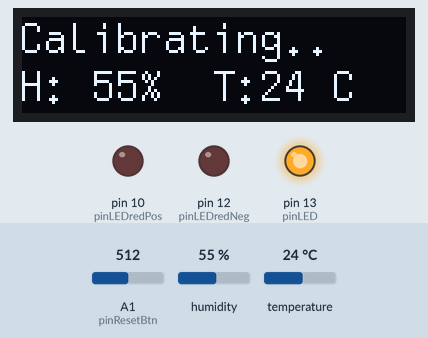
This sketch was run on a simulated Arduino Uno, built with avr-gcc and run on an emulated ATmega328P. Shown: 128×32 one-colour display, output pins drawn as LEDs (lit = HIGH). Inputs (shaded band) come from the test bench; at power-on: A1 (pinResetBtn) = 512, humidity 55 %, temperature 24 °C. What the sketch prints to the serial monitor is not drawn.

Above: at 12.3 s.
12.4 s: A1 (pinResetBtn) set to 486
At 23.5 s:
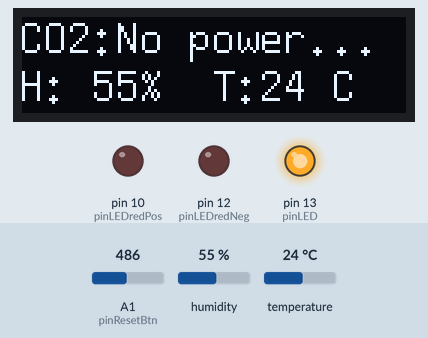
23.8 s: humidity set to 22 %
At 34.5 s:
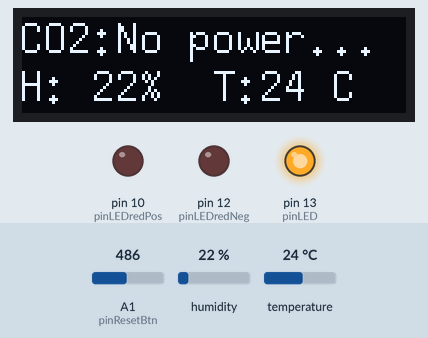
34.8 s: temperature set to 12 °C
At 45.3 s:
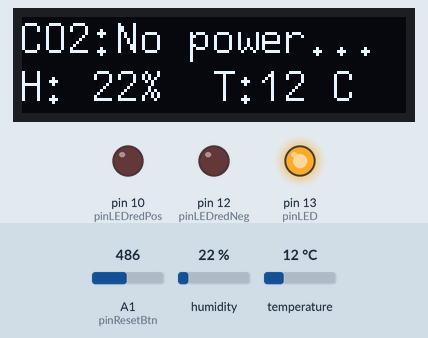
45.9 s: A1 (pinResetBtn) set to 511
At 55.2 s:
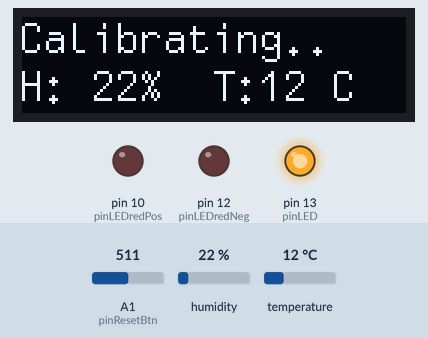
55.9 s: humidity set to 40 %
At 65.1 s:
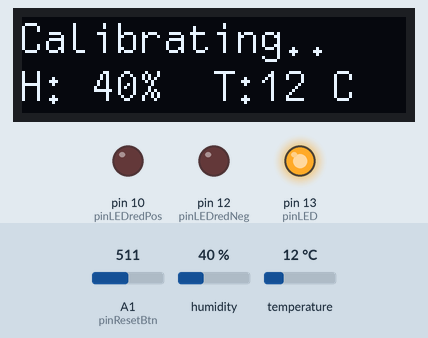
66.0 s: temperature set to 19 °C
At 75.1 s:
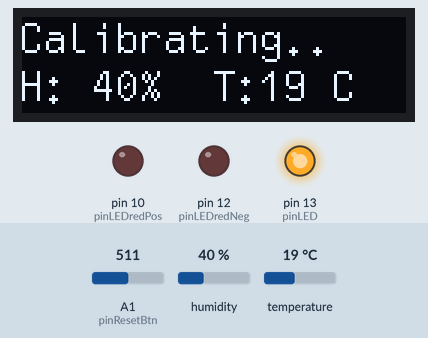
Timing chart, 0 to 76.6 s (numbered marks = the images above; inputs shaded):
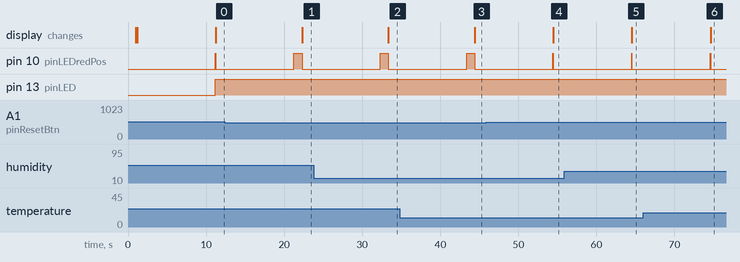

The sketch:

CO2indicator.ino
```cpp
#include <SoftwareSerial.h>
#include <Wire.h>

// I2C OLED
#include "SSD1306Ascii.h"
#include "SSD1306AsciiWire.h"
#define I2C_ADDRESS 0x3C
SSD1306AsciiWire oled;

//Required libraries:
//	Adafruit SSD1306
//	Adafruit Unified Sensor
//	DHT sensor library

// CO2 sensor:
SoftwareSerial SensorSerial(8,9); // RX,TX
byte cmdRead[9] = {0xFF,0x01,0x86,0x00,0x00,0x00,0x00,0x00,0x79};
byte cmdRange5000[9] = {0xFF,0x01,0x99,0x00,0x00,0x00,0x13,0x88,0xCB};

byte cmdAbcOn[9] = {0xFF,0x01,0x79,0xA0,0x00,0x00,0x00,0x00,0xE6};
byte cmdAbcOff[9] = {0xFF,0x01,0x79,0x00,0x00,0x00,0x00,0x00,0x86};
byte cmdReset[9] = {0xFF,0x01,0x8d,0x00,0x00,0x00,0x00,0x00,0x72};
byte cmdZeroPoint[9] = {0xFF,0x01,0x87,0x00,0x00,0x00,0x00,0x00,0x78};

// "\xFF\x01\x87\x00\x00\x00\x00\x00\x78"); ZERO POINT CALIBRATION
// "\xFF\x01\x79\x00\x00\x00\x00\x00\x86"); ABC logic off
// "\xFF\x01\x79\xA0\x00\x00\x00\x00\xE6"); ABC logic on
//
//calibrate = "\xFF\x01\x87\x00\x00\x00\x00\x00\x78"
//abc_on    = "\xFF\x01\x79\xA0\x00\x00\x00\x00\xE6"
//abc_off   = "\xFF\x01\x79\x00\x00\x00\x00\x00\x86"
//read      = "\xFF\x01\x86\x00\x00\x00\x00\x00\x79"


// mhzCmdCalibrateZero[]        = {0xFF,0x01,0x87,0x00,0x00,0x00,0x00,0x00,0x78};
// mhzCmdABCEnable[]            = {0xFF,0x01,0x79,0xA0,0x00,0x00,0x00,0x00,0xE6};
// mhzCmdABCDisable[]           = {0xFF,0x01,0x79,0x00,0x00,0x00,0x00,0x00,0x86};
// mhzCmdReset[]                = {0xFF,0x01,0x8d,0x00,0x00,0x00,0x00,0x00,0x72};
// mhzCmdMeasurementRange1000[] = {0xFF,0x01,0x99,0x00,0x00,0x00,0x03,0xE8,0x7B};
// mhzCmdMeasurementRange2000[] = {0xFF,0x01,0x99,0x00,0x00,0x00,0x07,0xD0,0x8F};
// mhzCmdMeasurementRange3000[] = {0xFF,0x01,0x99,0x00,0x00,0x00,0x0B,0xB8,0xA3};
// mhzCmdMeasurementRange5000[] = {0xFF,0x01,0x99,0x00,0x00,0x00,0x13,0x88,0xCB};
unsigned char response[9];

unsigned long th, tl, ppm = 0, ppm2 = 0, ppm3 = 0, COTemp=0;

//DHT22 sensor
#include <DHT.h>
#include <DHT_U.h>
const int pinDHT = 5;
const int pinLED = 13;
const int pinLEDredPos = 10;
const int pinLEDredNeg = 12;
const int pinMHXZ19Bpwm = 11;
const int pinResetBtn = 1;

DHT dht(pinDHT, DHT22);
const int stepTime = 10; //sec
int toCalibrateCounter = 0;


void setup() {
  // Serial
  delay (500);
  Serial.begin(9600);
  SensorSerial.begin(9600);

  delay (500);
  pinMode(pinMHXZ19Bpwm, INPUT);
  pinMode(pinResetBtn, INPUT);

  pinMode(pinLED, OUTPUT);

  pinMode(pinLEDredNeg, OUTPUT);
  digitalWrite(pinLEDredNeg, LOW);
  pinMode(pinLEDredPos, OUTPUT);

  digitalWrite(pinDHT, HIGH);


  // OLED
  Wire.begin();
  oled.begin(&Adafruit128x32, I2C_ADDRESS);
  oled.set400kHz();
  oled.setFont(ZevvPeep8x16);
  delay (100);
  oled.clear();
  oled.println("Initializing...");
  delay (10000);
  oled.println("Verification...");

  //DHT

  dht.begin();
}

long int time = 0;

void loop()
{
	//mh-z19b
	//TXLED1;

	Serial.println("TimeStep: " + String(time));

	digitalWrite(pinLED, HIGH);
	digitalWrite(pinLEDredPos, HIGH);

	String CRCmessage="CO: Start";

	int toCalibrateButton = analogRead(pinResetBtn);
	if (toCalibrateButton > 500){
		MHZ19ZeroPoint();
		CRCmessage="Calibrating..";
	} else {
		CRCmessage = GetCOdata();

		if (ppm < 380)
			toCalibrateCounter++;
		else
			toCalibrateCounter = 0;

		if (toCalibrateCounter == 100 && time > 20 * 60){
			MHZ19ZeroPoint();
			CRCmessage="Calibrating..";
		}
	}

	//DHT
	String DHTmessage = GetDHTdata();

	oled.clear();
	oled.println(CRCmessage);
	oled.println(DHTmessage);

	Serial.println(CRCmessage);
	Serial.println(DHTmessage);

//	digitalWrite(pinLED, LOW);
	digitalWrite(pinLEDredPos, LOW);

	makeDelay();

	//if (t == 300){
	//	MHZ19ZeroPoint();
	//	AbcOff();
	//	delay(1000 * stepTime);
	//	t += stepTime;
	//}
	Serial.println(" ");
	Serial.println(" ");
}

void makeDelay(){
	delay(1000 * stepTime);
	time += stepTime;
}

String GetCOdata(){
	String message = "";

	SensorSerial.write(cmdRead, 9);
	memset(response, 0, 9);
	SensorSerial.readBytes(response, 9);

	//unsigned char r[9];
	//r = response;

    Serial.println("Response is " +String(response[0])+"-"+String(response[1])+"-"+String(response[2])+"-"+String(response[3])+"-"+String(response[4])+"-"+String(response[5])+"-"+String(response[6])+"-"+String(response[7])+"-"+String(response[8]));


	int i;
	byte crc = 0;
	for (i = 1; i < 8; i++) crc+=response[i];
	crc = 255 - crc;
	crc++;

  if ( !(response[0] == 0xFF && response[1] == 0x86 && response[8] == crc) ) {
		Serial.println("CRC error: " + String(crc) + " / "+ String(response[8]));
		//message = "Sensor CRC error";
		message = "CO2:No power...";

		while (SensorSerial.available())
			SensorSerial.read();

		return message;
	}
    unsigned int responseHigh = (unsigned int) response[2];
    unsigned int responseLow = (unsigned int) response[3];
    unsigned int ppm = (256 * responseHigh) + responseLow;

	if ( ppm = 410 ){
		message = "CO2:Heating...";
		Serial.println("CO2: (Heating) " + String(ppm));
		return message;
	}

	COTemp = response[4] - 40 - 2;
	Serial.println("CO2 temp: " + String(COTemp) + " deg");

    if (ppm <= 300 || ppm > 4900) {
      message = "CO2: " + String(ppm) + "(panic)";
    } else {
      message = "CO2:" + String(ppm);
      if (ppm < 450) {
        message += "(fine)";
      }
      else if (ppm < 600) {
        message += "(good)";
      }
      else if (ppm < 1000) {
        message += "(accept)";
      }
      else if (ppm < 2500) {
        message += "(bad)";
      }
	  else {
        message += "(alarm)";
      }
    }

	return message;
}


String GetDHTdata(){
	int h = dht.readHumidity();
	int t = dht.readTemperature();
	String message = "";
	if (isnan(h) || isnan(t) || t == 0 || h == 0 ) {
		message = "No DHT data";
	} else {
		message = "H: "+String(h)+"%  "+"T:"+String(t)+" C ";
	}
	return message;
}

void GetPpmPwm(){
    do {
    th = pulseIn(pinMHXZ19Bpwm, HIGH, 1004000) / 1000;
    tl = 1004 - th;
    //ppm2 =  2000 * (th-2)/(th+tl-4); // расчёт для диапазона от 0 до 2000ppm
    ppm3 =  5000 * (th-2)/(th+tl-4); // расчёт для диапазона от 0 до 5000ppm
	} while (th == 0);

  //Serial.print(th);
  //Serial.println(" <- Milliseconds PWM is HIGH");
  //Serial.print(ppm2);
  //Serial.println(" <- ppm2 (PWM) with 2000ppm as limit");
  Serial.print(ppm3);
  Serial.println(" <- ppm3 (PWM) with 5000ppm as limit");
}


void AbcOff(){
	unsigned char r[9];
	Serial.println("ABC off command... ");
	SensorSerial.write(cmdAbcOff, 9);
	memset(r, 0, 9);
	Serial.println("Response is " +String(r[0])+"-"+String(r[1])+"-"+String(r[2])+"-"+String(r[3])+"-"+String(r[4])+"-"+String(r[5])+"-"+String(r[6])+"-"+String(r[7])+"-"+String(r[8]));
}

void MHZ19Reset(){
	unsigned char r[9];
	Serial.println("MHZ19Reset command... ");
	SensorSerial.write(cmdReset, 9);
	memset(r, 0, 9);
	Serial.println("Response is " +String(r[0])+"-"+String(r[1])+"-"+String(r[2])+"-"+String(r[3])+"-"+String(r[4])+"-"+String(r[5])+"-"+String(r[6])+"-"+String(r[7])+"-"+String(r[8]));
}

void MHZ19ZeroPoint(){
	unsigned char r[9];
	Serial.println("MHZ19ZeroPoint command... ");
	SensorSerial.write(cmdZeroPoint, 9);
}
void AbcOn(){
	unsigned char r[9];
	Serial.println("ABC on command... ");
	SensorSerial.write(cmdAbcOn, 9);
	memset(r, 0, 9);
	Serial.println("Response is " +String(r[0])+"-"+String(r[1])+"-"+String(r[2])+"-"+String(r[3])+"-"+String(r[4])+"-"+String(r[5])+"-"+String(r[6])+"-"+String(r[7])+"-"+String(r[8]));
}
```

Measured:
- the behaviour switches between 501 and 500 on A1 (pinResetBtn) (found by bisection; images 0 and 1)
- after the input at 12.4 s, the display: changes after 9.9 s (image 1)
- after the input at 23.8 s, the display: changes after 9.6 s (image 2)
- after the input at 34.8 s, the display: changes after 9.6 s (image 3)
- after the input at 45.9 s, the display: changes after 8.6 s (image 4)
- after the input at 55.9 s, the display: changes after 8.7 s (image 5)
- after the input at 66.0 s, the display: changes after 8.6 s (image 6)
